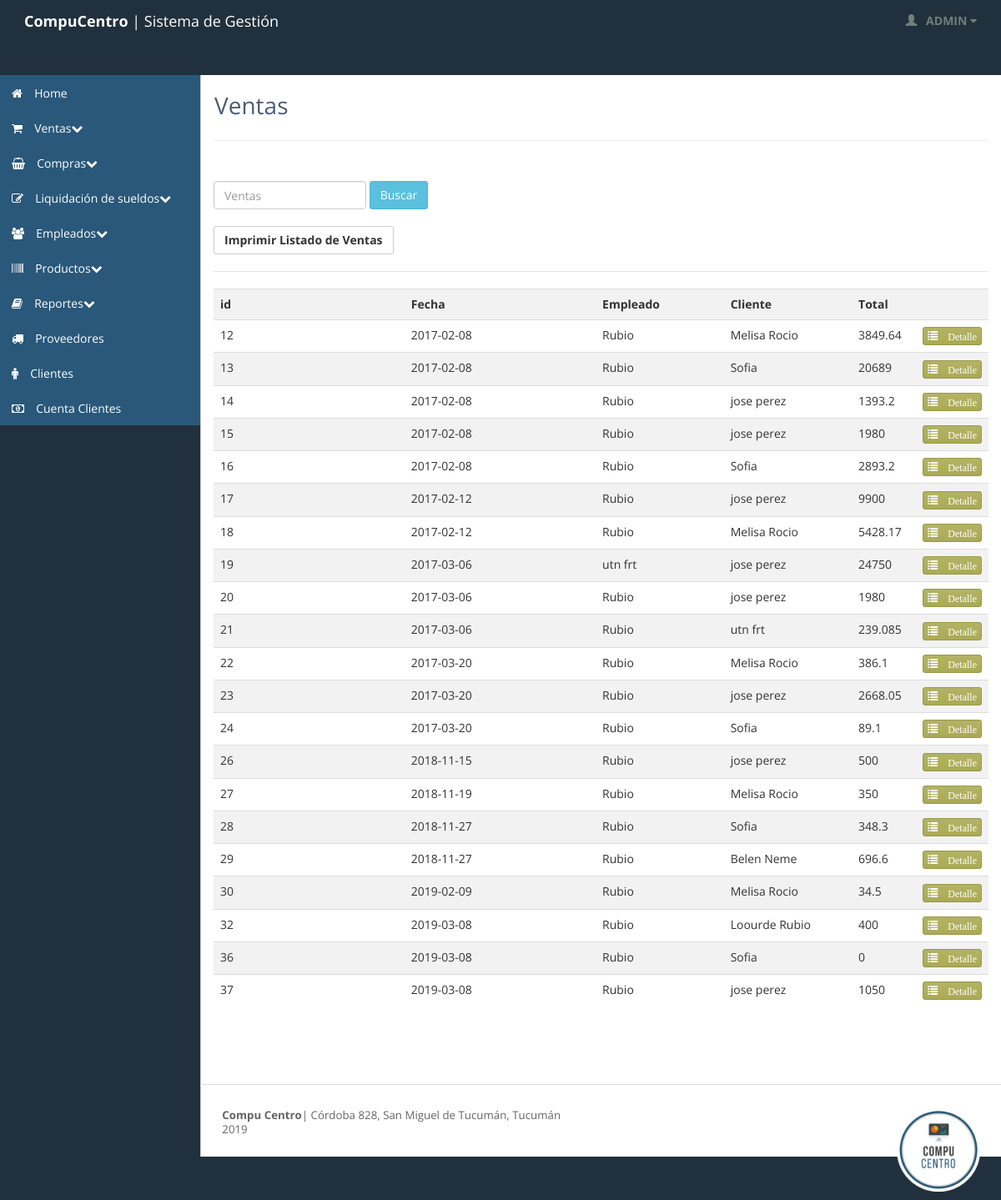
Screenshot of /historico_ventas.php (signed in) with the database file from the repository.
### tables this page shows
CREATE TABLE `venta` (
  `idventa` int(11) NOT NULL,
  `fechaventa` date DEFAULT NULL,
  `numerofactura` int(12) NOT NULL,
  `subtotal` float DEFAULT NULL,
  `ivaventa` float DEFAULT NULL,
  `totalventa` float DEFAULT NULL,
  `cliente_idcliente` int(11) DEFAULT NULL,
  `descuentoventa` int(11) DEFAULT NULL,
  `empleado_idempleado` int(11) NOT NULL,
  `cuenta_idcuenta` int(11) DEFAULT NULL,
  `estado` int(11) DEFAULT NULL
);

CREATE TABLE `empleado` (
  `idempleado` int(11) NOT NULL,
  `categoriaempleado_idcategoriaempleado` int(11) NOT NULL,
  `nombreempleado` varchar(45) NOT NULL,
  `apellidoempleado` varchar(45) NOT NULL,
  `dniempleado` int(11) NOT NULL,
  `cuilempleado` varchar(45) NOT NULL,
  `estadocivilempleado` varchar(45) DEFAULT NULL,
  `fechanacimientoempleado` date NOT NULL,
  `fechaingresoempleado` date NOT NULL,
  `telefonoempleado` int(11) DEFAULT NULL,
  `horastrabajadas_idhorastrabajadas` int(11) NOT NULL,
  `estado` int(11) NOT NULL,
  `direccion_iddireccion` int(11) NOT NULL
);

CREATE TABLE `cliente` (
  `idcliente` int(11) NOT NULL,
  `nombreorsocial` varchar(45) NOT NULL,
  `cuilcliente` varchar(45) NOT NULL,
  `mailcliente` varchar(45) DEFAULT NULL,
  `telefonocliente` varchar(45) DEFAULT NULL,
  `tipo_idtipo` int(11) NOT NULL,
  `direccion_iddireccion` int(11) NOT NULL,
  `estado` int(11) NOT NULL
);

### inc_ventas/inc_ventas_query.php (called while the page is built, shortened)
<?php
if (isset($_GET['busca_venta'])) {
	$busqueda_venta = $_GET['busca_venta'];
	$q_venta=mysql_query("SELECT * FROM venta
	INNER JOIN empleado ON empleado_idempleado=idempleado
	INNER JOIN cliente ON cliente_idcliente=idcliente
	LEFT JOIN venta_has_pago ON venta_idventa=idventa
	LEFT JOIN pago ON pago_idpago=idpago
	WHERE nombreorsocial LIKE '%$busqueda_venta%' AND idventa!=1 ORDER BY fechaventa DESC");
}
else{
	$q_venta=mysql_query("SELECT * FROM venta
	INNER JOIN empleado ON empleado_idempleado=idempleado
	INNER JOIN cliente ON cliente_idcliente=idcliente
	WHERE idventa!=1 ");
}
?>

### inc_ventas/inc_ventas_grid_historico.php (the view)
<?php
	$num_total_registros = mysql_num_rows($q_venta);
	if ($num_total_registros>0) {?>
		<table class="table">
			<tr>
				<th class="col-xs-3 col-sm-3 col-md-3 col-lg-3">id</th>
				<th class="col-xs-3 col-sm-3 col-md-3 col-lg-3">Fecha</th>
				<th class="col-xs-2 col-sm-2 col-md-2 col-lg-2">Empleado</th>
				<th class="col-xs-2 col-sm-2 col-md-2 col-lg-2">Cliente</th>
				<th class="col-xs-1 col-sm-1 col-md-1 col-lg-1">Total</th>
				<th class="col-xs-1 col-sm-1 col-md-1 col-lg-1"></th>
			</tr>
<?php
	 while ($row_ventas=mysql_fetch_array($q_venta)) { ?>
	 	<tr>
	 		<td class="col-xs-3 col-sm-3 col-md-3 col-lg-3"><?php echo $row_ventas['idventa'] ?></td>
	 		<td class="col-xs-3 col-sm-3 col-md-3 col-lg-3"><?php echo $row_ventas['fechaventa'] ?></td>
	 		<td class="col-xs-2 col-sm-2 col-md-2 col-lg-2"><?php echo $row_ventas['apellidoempleado'] ?></td>
	 		<td class="col-xs-2 col-sm-2 col-md-2 col-lg-2"><?php echo $row_ventas['nombreorsocial'] ?></td>
	 		<td class="col-xs-1 col-sm-1 col-md-1 col-lg-1"><?php echo $row_ventas['totalventa'] ?></td>
	 		<td class="col-xs-1 col-sm-1 col-md-1 col-lg-1"><a href="ver_venta.php?idventa=<?php echo $row_ventas['idventa'] ?>&idcliente=<?php echo $row_ventas['idcliente'] ?>&idempleado=<?php echo $row_ventas['idempleado'] ?>"><button type="button" class= "btn btn-warning btn-xs"><span class="glyphicon glyphicon-list"> Detalle</span> </button></a></td>
	 	</tr>
	 <?php 	}
	 }	?>
</table>

### stylesheets/theme.css (style rules this page uses)
body { background: #20303c; background-position: initial initial; background-repeat: initial initial; margin: 0px; padding: 0px; }
body, h1, h2, h3, h4, h5, h6, p, a, .h1, .h2, .h3, .h4, .h5, .h6 { font-family: 'Open Sans', helvetica, arial, sans-serif; }
tr:nth-child(2n+1) { background-color: #F2F2F3; }
.btn { -webkit-border-radius: 3px; -moz-border-radius: 3px; border-radius: 3px; }
.btn-warning { background-color: #aaaa55; background-image: -webkit-gradient(linear, 0 0, 0 100%, from(#b3b366), to(#aaaa55)); border: 1px solid #99994d; font-weight: normal; }

### rows the page displays
venta: idventa "12", fechaventa "2017-02-08", empleado.apellidoempleado "Rubio", cliente.nombreorsocial "Melisa Rocio", totalventa "3849.64"
venta: idventa "13", fechaventa "2017-02-08", empleado.apellidoempleado "Rubio", cliente.nombreorsocial "Sofia", totalventa "20689"
venta: idventa "14", fechaventa "2017-02-08", empleado.apellidoempleado "Rubio", cliente.nombreorsocial "jose perez", totalventa "1393.2"
venta: idventa "15", fechaventa "2017-02-08", empleado.apellidoempleado "Rubio", cliente.nombreorsocial "jose perez", totalventa "1980"
venta: idventa "16", fechaventa "2017-02-08", empleado.apellidoempleado "Rubio", cliente.nombreorsocial "Sofia", totalventa "2893.2"
venta: idventa "17", fechaventa "2017-02-12", empleado.apellidoempleado "Rubio", cliente.nombreorsocial "jose perez", totalventa "9900"
venta: idventa "18", fechaventa "2017-02-12", empleado.apellidoempleado "Rubio", cliente.nombreorsocial "Melisa Rocio", totalventa "5428.17"
venta: idventa "19", fechaventa "2017-03-06", empleado.apellidoempleado "utn frt", cliente.nombreorsocial "jose perez", totalventa "24750"
venta: idventa "20", fechaventa "2017-03-06", empleado.apellidoempleado "Rubio", cliente.nombreorsocial "jose perez", totalventa "1980"
venta: idventa "21", fechaventa "2017-03-06", empleado.apellidoempleado "Rubio", cliente.nombreorsocial "utn frt", totalventa "239.085"
venta: idventa "22", fechaventa "2017-03-20", empleado.apellidoempleado "Rubio", cliente.nombreorsocial "Melisa Rocio", totalventa "386.1"
venta: idventa "23", fechaventa "2017-03-20", empleado.apellidoempleado "Rubio", cliente.nombreorsocial "jose perez", totalventa "2668.05"
venta: idventa "24", fechaventa "2017-03-20", empleado.apellidoempleado "Rubio", cliente.nombreorsocial "Sofia", totalventa "89.1"
venta: idventa "26", fechaventa "2018-11-15", empleado.apellidoempleado "Rubio", cliente.nombreorsocial "jose perez", totalventa "500"
venta: idventa "27", fechaventa "2018-11-19", empleado.apellidoempleado "Rubio", cliente.nombreorsocial "Melisa Rocio", totalventa "350"
venta: idventa "28", fechaventa "2018-11-27", empleado.apellidoempleado "Rubio", cliente.nombreorsocial "Sofia", totalventa "348.3"
venta: idventa "29", fechaventa "2018-11-27", empleado.apellidoempleado "Rubio", cliente.nombreorsocial "Belen Neme", totalventa "696.6"
venta: idventa "30", fechaventa "2019-02-09", empleado.apellidoempleado "Rubio", cliente.nombreorsocial "Melisa Rocio", totalventa "34.5"
venta: idventa "32", fechaventa "2019-03-08", empleado.apellidoempleado "Rubio", cliente.nombreorsocial "Loourde Rubio", totalventa "400"
venta: idventa "36", fechaventa "2019-03-08", empleado.apellidoempleado "Rubio", cliente.nombreorsocial "Sofia", totalventa "0"
venta: idventa "37", fechaventa "2019-03-08", empleado.apellidoempleado "Rubio", cliente.nombreorsocial "jose perez", totalventa "1050"

### other values shown
$_SESSION["usuarioactual"] "ADMIN"
